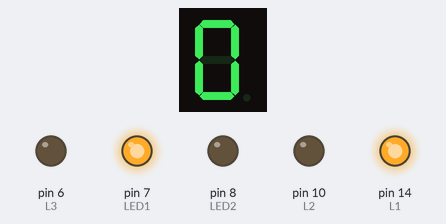
A sketch run on a simulated Arduino Uno, built with avr-gcc and run on an emulated ATmega328P. On the bench: 1-digit seven-segment display, output pins drawn as LEDs (lit = HIGH). Wiring (inferred from the names in the program): 1-digit 7-segment display, segments lit when HIGH: segments pin 17, pin 2, pin 9, pin 16, pin 15, pin 4, pin 3. The segment pins are drawn as the display they are named for; pins used as bus, display or sensor lines are not drawn; what the sketch prints to the serial monitor is not drawn.

Above: at 0.15 s.
At 1.65 s:
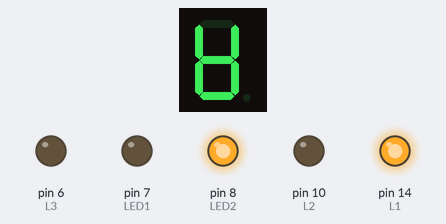
At 3.45 s:
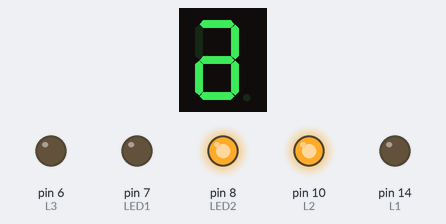
At 6.75 s:
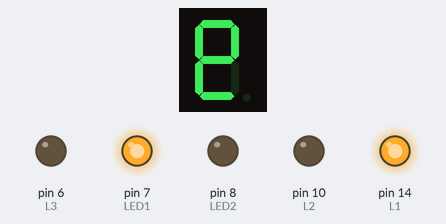
At 10.05 s:
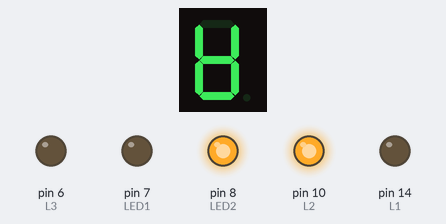
At 13.35 s:
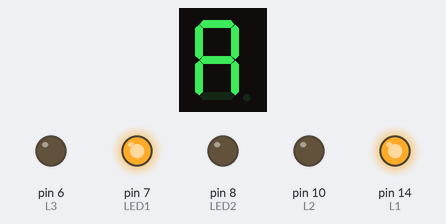
Timing chart, 0 to 40.0 s (numbered marks = the images above):
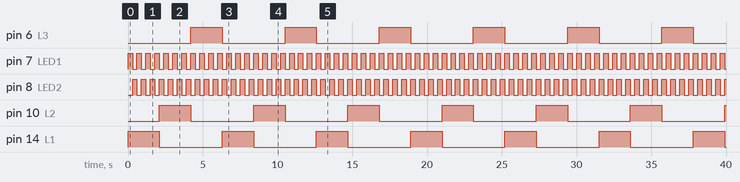

The sketch:

affichage7segments_v1.ino
```cpp
static const uint8_t L1 = 14;
static const uint8_t L2 = 10;
static const uint8_t L3 = 6;
static const uint8_t A = 17;
static const uint8_t B = 2;
static const uint8_t C = 9;
static const uint8_t D = 16;
static const uint8_t E = 15;
static const uint8_t F = 4;
static const uint8_t G = 3;
static const uint8_t LED1 = 7;
static const uint8_t LED2 = 8;

void setup()
{
  Serial.begin(9600);
  delay(1);
  Serial.println("\n-= Affichage 7 segments =-");
  pinMode(L1, OUTPUT);
  pinMode(L2, OUTPUT);
  pinMode(L3, OUTPUT);
  pinMode(A, OUTPUT);
  pinMode(B, OUTPUT);
  pinMode(C, OUTPUT);
  pinMode(D, OUTPUT);
  pinMode(E, OUTPUT);
  pinMode(F, OUTPUT);
  pinMode(G, OUTPUT);
  pinMode(LED1, OUTPUT);
  pinMode(LED2, OUTPUT);

  digitalWrite(A, HIGH);
  digitalWrite(B, HIGH);
  digitalWrite(C, HIGH);
  digitalWrite(D, HIGH);
  digitalWrite(E, HIGH);
  digitalWrite(F, HIGH);
  digitalWrite(G, LOW);

  digitalWrite(L1, LOW);
  digitalWrite(L2, HIGH);
  digitalWrite(L1, LOW);

  digitalWrite(LED1, LOW);
  digitalWrite(LED2, HIGH);
}

void loop()
{

  int i,j;
  for(i=0; i<3; i++)
  {
    digitalWrite(L1, (i==0)?HIGH:LOW);
    digitalWrite(L2, (i==1)?HIGH:LOW);
    digitalWrite(L3, (i==2)?HIGH:LOW);
    for(j=0; j<7; j++)
    {
      digitalWrite(A, (j==5)?LOW:HIGH);
      digitalWrite(B, (j==6)?LOW:HIGH);
      digitalWrite(C, (j==1)?LOW:HIGH);
      digitalWrite(D, (j==2)?LOW:HIGH);
      digitalWrite(E, (j==3)?LOW:HIGH);
      digitalWrite(F, (j==4)?LOW:HIGH);
      digitalWrite(G, (j==0)?LOW:HIGH);

      digitalWrite(LED1, digitalRead(LED1)?LOW:HIGH);
      digitalWrite(LED2, digitalRead(LED2)?LOW:HIGH);

      delay(300);
      Serial.print(".");
    }
  }

}
```

Measured:
- by itself, pin 6 (L3), pin 10 (L2), pin 14 (L1): alternates HIGH for 2.1 s and LOW for 4.2 s
- by itself, pin 7 (LED1), pin 8 (LED2): alternates HIGH for 0.30 s and LOW for 0.30 s
- by itself, everything shown: repeats every 12.6 s, in 42 steps
